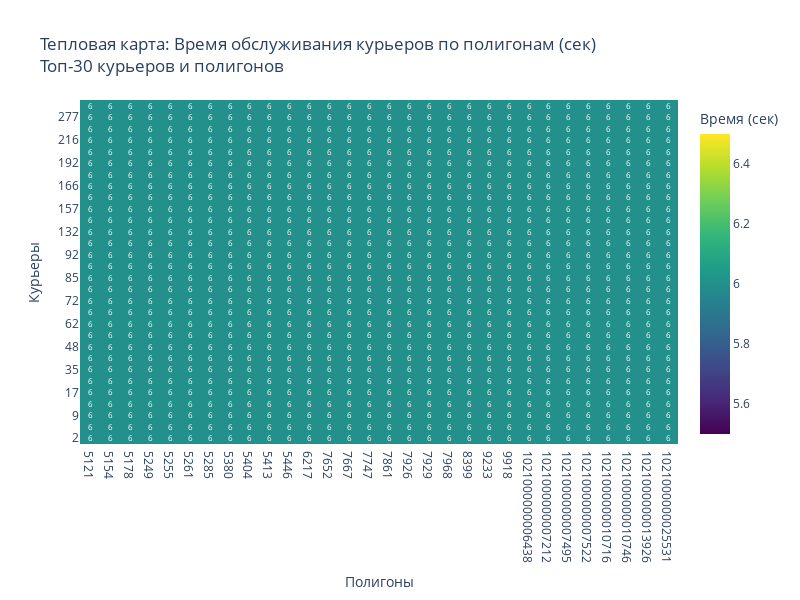

Notebook code cell kept with this figure:
### Code cell
# 1. Тепловая карта: Матрица времени обслуживания курьеров по полигонам
logger.info("1. Создаем тепловую карту времени обслуживания...")

# Выбираем топ-30 курьеров и полигонов для читаемости
top_couriers = courier_performance.sort('avg_service_time', descending=False).head(30)['courier_id'].to_list()
top_polygons = polygon_analysis.sort('avg_service_time', descending=False).head(30)['mp_id'].to_list()

# Фильтруем данные для тепловой карты
heatmap_data = comparison_df.filter(
    pl.col('courier_id').is_in(top_couriers) & 
    pl.col('mp_id').is_in(top_polygons)
)

# Получаем уникальных курьеров и полигоны
couriers = sorted(heatmap_data['courier_id'].unique().to_list())
polygons = sorted(heatmap_data['mp_id'].unique().to_list())

# Создаем матрицу времени обслуживания
z_values = []
for courier in couriers:
    row = []
    for polygon in polygons:
        # Найти время обслуживания для данной пары курьер-полигон
        value = heatmap_data.filter(
            (pl.col('courier_id') == courier) & (pl.col('mp_id') == polygon)
        )
        if len(value) > 0:
            row.append(float(value['service_time'][0]))
        else:
            row.append(None)  # Нет данных
    z_values.append(row)

x_labels = [str(x) for x in polygons]
y_labels = [str(y) for y in couriers]

fig1 = go.Figure(data=go.Heatmap(
    z=z_values,
    x=x_labels,
    y=y_labels,
    colorscale='Viridis',
    text=z_values,
    texttemplate="%{text:.0f}",
    textfont={"size": 8},
    colorbar=dict(title="Время (сек)")
))
fig1.update_layout(
    title="Тепловая карта: Время обслуживания курьеров по полигонам (сек)<br>Топ-30 курьеров и полигонов",
    xaxis_title="Полигоны",
    yaxis_title="Курьеры",
    width=800,
    height=600
)
fig1.show()

### Figure 1 — Plotly figure (JSON) as saved in the notebook; plotly's stock layout.template omitted (floating-point values rounded to 4 significant figures; data arrays with more than 128 entries replaced by an {"elided": "..."} marker saying what was removed)
{"data": [{"colorbar": {"title": {"text": "Время (сек)"}}, "colorscale": [[0, "#440154"], [0.1111, "#482878"], [0.2222, "#3e4989"], [0.3333, "#31688e"], [0.4444, "#26828e"], [0.5556, "#1f9e89"], [0.6667, "#35b779"], [0.7778, "#6ece58"], [0.8889, "#b5de2b"], [1, "#fde725"]], "text": {"elided": "30x30 int values"}, "textfont": {"size": 8}, "texttemplate": "%{text:.0f}", "type": "heatmap", "x": ["5121", "5154", "5178", "5249", "5255", "5261", "5285", "5380", "5404", "5413", "5446", "6217", "7652", "7667", "7747", "7861", "7926", "7929", "7968", "8399", "9233", "9918", "1021000000006438", "1021000000007212", "1021000000007495", "1021000000007522", "1021000000010716", "1021000000010746", "1021000000013926", "1021000000025531"], "y": ["2", "6", "9", "12", "17", "24", "35", "44", "48", "49", "62", "67", "72", "79", "85", "90", "92", "107", "132", "142", "157", "164", "166", "168", "192", "194", "216", "218", "277", "354"], "z": {"elided": "30x30 int values"}}], "layout": {"height": 600, "title": {"text": "Тепловая карта: Время обслуживания курьеров по полигонам (сек)<br>Топ-30 курьеров и полигонов"}, "width": 800, "xaxis": {"title": {"text": "Полигоны"}}, "yaxis": {"title": {"text": "Курьеры"}}}}
